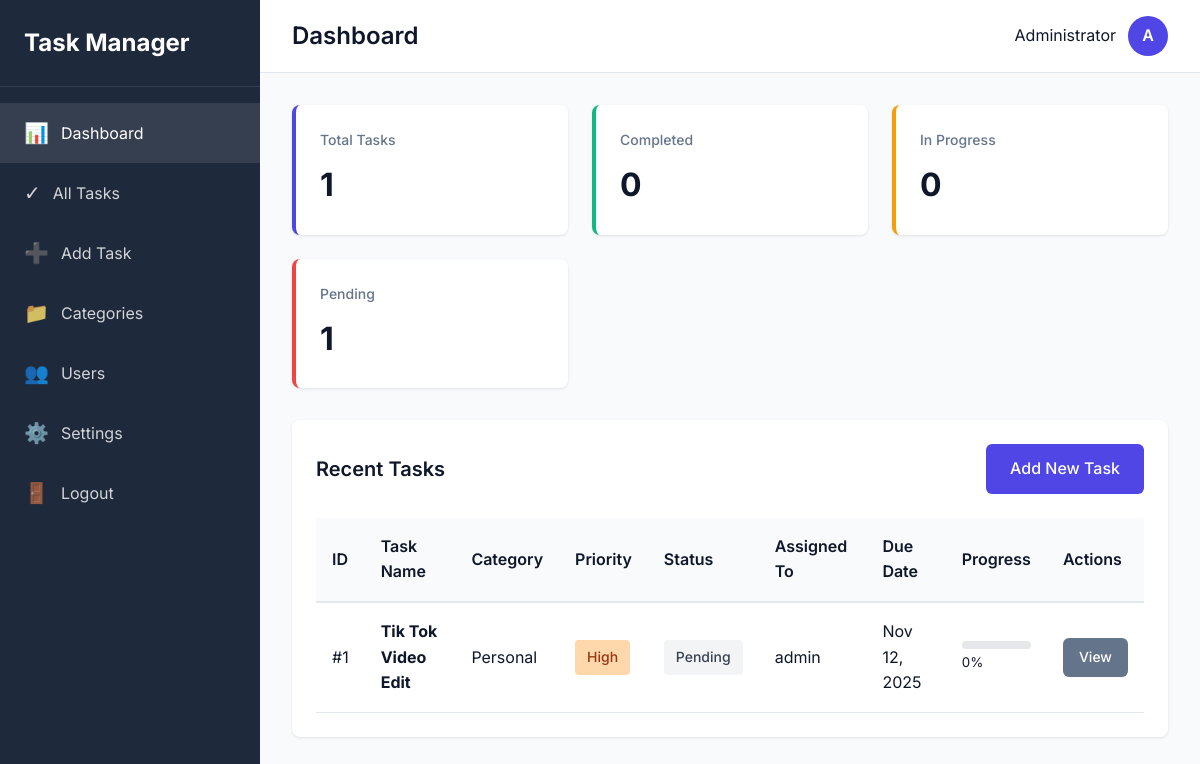
/index.php (signed in), run on the app's committed database.
### tables this page shows
CREATE TABLE IF NOT EXISTS `users` (
  `id` int NOT NULL AUTO_INCREMENT,
  `username` varchar(50) NOT NULL,
  `email` varchar(100) NOT NULL,
  `password` varchar(255) NOT NULL,
  `full_name` varchar(100) DEFAULT NULL,
  `role` enum('admin','user') DEFAULT 'user',
  `created_at` timestamp NULL DEFAULT CURRENT_TIMESTAMP,
  PRIMARY KEY (`id`),
  UNIQUE KEY `username` (`username`),
  UNIQUE KEY `email` (`email`)
);

CREATE TABLE IF NOT EXISTS `tasks` (
  `id` int NOT NULL AUTO_INCREMENT,
  `task_name` varchar(200) NOT NULL,
  `task_description` text,
  `task_key_points` text,
  `category_id` int DEFAULT NULL,
  `assigned_to` int DEFAULT NULL,
  `created_by` int DEFAULT NULL,
  `priority` enum('low','medium','high','urgent') DEFAULT 'medium',
  `priority_color` varchar(7) DEFAULT NULL,
  `status` enum('pending','in_progress','under_review','completed','on_hold') DEFAULT 'pending',
  `start_date` date DEFAULT NULL,
  `due_date` date DEFAULT NULL,
  `progress_percentage` int DEFAULT '0',
  `estimated_time` varchar(50) DEFAULT NULL,
  `actual_time` varchar(50) DEFAULT NULL,
  `tags` varchar(255) DEFAULT NULL,
  `created_at` timestamp NULL DEFAULT CURRENT_TIMESTAMP,
  `updated_at` timestamp NULL DEFAULT CURRENT_TIMESTAMP ON UPDATE CURRENT_TIMESTAMP,
  PRIMARY KEY (`id`),
  KEY `category_id` (`category_id`),
  KEY `assigned_to` (`assigned_to`),
  KEY `created_by` (`created_by`)
);

CREATE TABLE IF NOT EXISTS `categories` (
  `id` int NOT NULL AUTO_INCREMENT,
  `name` varchar(100) NOT NULL,
  `color` varchar(7) DEFAULT '#6c757d',
  `created_at` timestamp NULL DEFAULT CURRENT_TIMESTAMP,
  PRIMARY KEY (`id`)
);

### config/database.php (called while the page is built, shortened)
<?php
function getDBConnection() {
    $conn = new mysqli(DB_HOST, DB_USER, DB_PASS, DB_NAME);
    $conn->set_charset("utf8mb4");
    return $conn;
}
function isLoggedIn() {
    return isset($_SESSION['user_id']);
}
function getCurrentUser() {
    if (isLoggedIn()) {
        $conn = getDBConnection();
        $user_id = $_SESSION['user_id'];
        $stmt = $conn->prepare("SELECT id, username, email, full_name, role FROM users WHERE id = ?");
        $stmt->bind_param("i", $user_id);
        $stmt->execute();
        $result = $stmt->get_result();
        $user = $result->fetch_assoc();
        return $user;
    }
    return null;
}
?>

### index.php (the view, shortened to what this page needs)
<?php
require_once 'config/database.php';
$page_title = "Dashboard";
$conn = getDBConnection();
$total_tasks = $conn->query("SELECT COUNT(*) as count FROM tasks")->fetch_assoc()['count'];
$completed_tasks = $conn->query("SELECT COUNT(*) as count FROM tasks WHERE status = 'completed'")->fetch_assoc()['count'];
$in_progress = $conn->query("SELECT COUNT(*) as count FROM tasks WHERE status = 'in_progress'")->fetch_assoc()['count'];
$pending_tasks = $conn->query("SELECT COUNT(*) as count FROM tasks WHERE status = 'pending'")->fetch_assoc()['count'];
$recent_tasks = $conn->query("
    SELECT t.*, c.name as category_name, u.username as assigned_to_name
    FROM tasks t
    LEFT JOIN categories c ON t.category_id = c.id
    LEFT JOIN users u ON t.assigned_to = u.id
    ORDER BY t.created_at DESC
    LIMIT 10
");
include 'includes/header.php';
?>
<div class="stats-grid">
    <div class="stat-card" style="border-left-color: var(--primary-color);">
        <h3>Total Tasks</h3>
        <div class="stat-value"><?php echo $total_tasks; ?></div>
    </div>
    <div class="stat-card" style="border-left-color: var(--secondary-color);">
        <h3>Completed</h3>
        <div class="stat-value"><?php echo $completed_tasks; ?></div>
    </div>
    <div class="stat-card" style="border-left-color: var(--warning-color);">
        <h3>In Progress</h3>
        <div class="stat-value"><?php echo $in_progress; ?></div>
    </div>
    <div class="stat-card" style="border-left-color: var(--danger-color);">
        <h3>Pending</h3>
        <div class="stat-value"><?php echo $pending_tasks; ?></div>
    </div>
</div>
<div class="card">
    <div class="card-header">
        <h2 class="card-title">Recent Tasks</h2>
        <a href="add-task.php" class="btn btn-primary">Add New Task</a>
    </div>
    <div class="table-responsive">
        <table>
            <thead>
                <tr>
                    <th>ID</th>
                    <th>Task Name</th>
                    <th>Category</th>
                    <th>Priority</th>
                    <th>Status</th>
                    <th>Assigned To</th>
                    <th>Due Date</th>
                    <th>Progress</th>
                    <th>Actions</th>
                </tr>
            </thead>
            <tbody>
                <?php if ($recent_tasks->num_rows > 0): ?>
                    <?php while ($task = $recent_tasks->fetch_assoc()): ?>
                        <tr>
                            <td>#<?php echo $task['id']; ?></td>
                            <td><strong><?php echo htmlspecialchars($task['task_name']); ?></strong></td>
                            <td><?php echo htmlspecialchars($task['category_name'] ?? 'N/A'); ?></td>
                            <td><span class="badge badge-<?php echo $task['priority']; ?>"><?php echo ucfirst($task['priority']); ?></span></td>
                            <td><span class="badge badge-<?php echo str_replace('_', '-', $task['status']); ?>"><?php echo ucfirst(str_replace('_', ' ', $task['status'])); ?></span></td>
                            <td><?php echo htmlspecialchars($task['assigned_to_name'] ?? 'Unassigned'); ?></td>
                            <td><?php echo $task['due_date'] ? date('M d, Y', strtotime($task['due_date'])) : 'N/A'; ?></td>
                            <td>
                                <div class="progress-bar">
                                </div>
                                <small><?php echo $task['progress_percentage']; ?>%</small>
                            </td>
                            <td>
                                <a href="view-task.php?id=<?php echo $task['id']; ?>" class="btn btn-secondary" style="padding: 0.5rem 1rem; font-size: 0.875rem;">View</a>
                            </td>
                        </tr>
                    <?php endwhile; ?>
                <?php else: ?>
                    <tr>
                        <td colspan="9" style="text-align: center; padding: 2rem;">No tasks found. <a href="add-task.php">Create your first task</a></td>
                    </tr>
                <?php endif; ?>
            </tbody>
        </table>
    </div>
</div>
<?php
include 'includes/footer.php';
?>

### includes/header.php (shortened to what this page needs)
<!DOCTYPE html>
<html lang="en">
<head>
    <link rel="stylesheet" href="assets/css/style.css">
</head>
<body>
    <div class="admin-wrapper">
        <?php if (isLoggedIn()): ?>
            <?php include 'includes/sidebar.php'; ?>
        <?php endif; ?>
        <div class="main-content">
            <?php if (isLoggedIn()): ?>
                <header class="top-header">
                    <div class="header-left">
                        <h1><?php echo $page_title; ?></h1>
                    </div>
                    <div class="header-right">
                        <div class="user-info">
                            <span class="user-name"><?php echo getCurrentUser()['full_name'] ?? getCurrentUser()['username']; ?></span>
                            <div class="user-avatar"><?php echo strtoupper(substr(getCurrentUser()['username'], 0, 1)); ?></div>
                        </div>
                    </div>
                </header>
            <?php endif; ?>
            <div class="page-content"><?php echo "\n"; ?>

### includes/sidebar.php
<aside class="sidebar" id="sidebar">
    <div class="sidebar-header">
        <h2>Task Manager</h2>
    </div>
    <nav class="sidebar-nav">
        <ul>
            <li>
                <a href="index.php" class="nav-link">
                    <span class="icon">📊</span>
                    <span class="text">Dashboard</span>
                </a>
            </li>
            <li>
                <a href="tasks.php" class="nav-link">
                    <span class="icon">✓</span>
                    <span class="text">All Tasks</span>
                </a>
            </li>
            <li>
                <a href="add-task.php" class="nav-link">
                    <span class="icon">➕</span>
                    <span class="text">Add Task</span>
                </a>
            </li>
            <li>
                <a href="categories.php" class="nav-link">
                    <span class="icon">📁</span>
                    <span class="text">Categories</span>
                </a>
            </li>
            <?php if (getCurrentUser()['role'] === 'admin'): ?>
            <li>
                <a href="users.php" class="nav-link">
                    <span class="icon">👥</span>
                    <span class="text">Users</span>
                </a>
            </li>
            <?php endif; ?>
            <li>
                <a href="profile.php" class="nav-link">
                    <span class="icon">⚙️</span>
                    <span class="text">Settings</span>
                </a>
            </li>
            <li>
                <a href="logout.php" class="nav-link">
                    <span class="icon">🚪</span>
                    <span class="text">Logout</span>
                </a>
            </li>
        </ul>
    </nav>
</aside>

### includes/footer.php (shortened to what this page needs)
</div>
        </div>
    </div>
</body>
</html>

### assets/css/style.css (style rules this page uses)
* { margin: 0; padding: 0; box-sizing: border-box; }
:root { --primary-color: #4f46e5; --secondary-color: #10b981; --danger-color: #ef4444; --warning-color: #f59e0b; --bg-color: #f8fafc; --sidebar-bg: #1e293b; --card-bg: #ffffff; --text-primary: #0f172a; --text-secondary: #64748b; --border-color: #e2e8f0; --hover-bg: #f1f5f9; --sidebar-width: 260px; }
body { font-family: 'Inter', sans-serif; background: var(--bg-color); color: var(--text-primary); line-height: 1.6; }
.admin-wrapper { display: flex; min-height: 100vh; }
.sidebar { width: var(--sidebar-width); background: var(--sidebar-bg); color: white; position: fixed; height: 100vh; overflow-y: auto; transition: transform 0.3s ease; z-index: 1000; }
.sidebar-header { padding: 1.5rem; border-bottom: 1px solid rgba(255, 255, 255, 0.1); }
.sidebar-header h2 { font-size: 1.5rem; font-weight: 700; }
.sidebar-nav ul { list-style: none; padding: 1rem 0; }
.sidebar-nav .nav-link { display: flex; align-items: center; padding: 0.875rem 1.5rem; color: rgba(255, 255, 255, 0.8); text-decoration: none; transition: all 0.2s; }
.sidebar-nav .icon { margin-right: 0.75rem; font-size: 1.25rem; }
.main-content { flex: 1; margin-left: var(--sidebar-width); transition: margin-left 0.3s ease; }
.top-header { background: white; padding: 1rem 2rem; border-bottom: 1px solid var(--border-color); display: flex; justify-content: space-between; align-items: center; position: sticky; top: 0; z-index: 100; }
.header-left { display: flex; align-items: center; gap: 1rem; }
.header-left h1 { font-size: 1.5rem; font-weight: 600; }
.header-right { display: flex; align-items: center; gap: 1rem; }
.user-info { display: flex; align-items: center; gap: 0.75rem; }
.user-avatar { width: 40px; height: 40px; border-radius: 50%; background: var(--primary-color); display: flex; align-items: center; justify-content: center; color: white; font-weight: 600; }
.page-content { padding: 2rem; }
.card { background: var(--card-bg); border-radius: 8px; padding: 1.5rem; box-shadow: 0 1px 3px rgba(0, 0, 0, 0.1); margin-bottom: 1.5rem; }
.card-header { display: flex; justify-content: space-between; align-items: center; margin-bottom: 1.5rem; }
.card-title { font-size: 1.25rem; font-weight: 600; }
.stats-grid { display: grid; grid-template-columns: repeat(auto-fit, minmax(250px, 1fr)); gap: 1.5rem; margin-bottom: 2rem; }
.stat-card { background: white; padding: 1.5rem; border-radius: 8px; box-shadow: 0 1px 3px rgba(0, 0, 0, 0.1); border-left: 4px solid var(--primary-color); }
.stat-card h3 { color: var(--text-secondary); font-size: 0.875rem; font-weight: 500; margin-bottom: 0.5rem; }
.stat-card .stat-value { font-size: 2rem; font-weight: 700; color: var(--text-primary); }
.btn { padding: 0.75rem 1.5rem; border: none; border-radius: 6px; font-size: 1rem; font-weight: 500; cursor: pointer; transition: all 0.2s; text-decoration: none; display: inline-block; }
.btn-primary { background: var(--primary-color); color: white; }
.btn-secondary { background: var(--text-secondary); color: white; }
.table-responsive { overflow-x: auto; }
table { width: 100%; border-collapse: collapse; }
table th { background: var(--bg-color); padding: 1rem; text-align: left; font-weight: 600; border-bottom: 2px solid var(--border-color); }
table td { padding: 1rem; border-bottom: 1px solid var(--border-color); }
.badge { padding: 0.375rem 0.75rem; border-radius: 4px; font-size: 0.875rem; font-weight: 500; display: inline-block; }
.badge-high { background: #fed7aa; color: #9a3412; }
.badge-pending { background: #f3f4f6; color: #374151; }
.progress-bar { width: 100%; height: 8px; background: #e5e7eb; border-radius: 4px; overflow: hidden; }

### data on the page
users: full_name "Administrator", username "A"
tasks: id "1", task_name "Tik Tok Video Edit", category.name "Personal", priority "High", status "Pending", users.username "admin", due_date "Nov 12, 2025", progress_percentage "0"

### other printed values
$page_title "Dashboard"
$total_tasks "1"
$completed_tasks "0"
$in_progress "0"
$pending_tasks "1"
